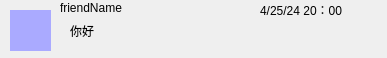
<?xml version="1.0" encoding="UTF-8"?>
<ui version="4.0">
 <class>MessageItem</class>
 <widget class="QWidget" name="MessageItem">
  <property name="geometry">
   <rect>
    <x>0</x>
    <y>0</y>
    <width>387</width>
    <height>58</height>
   </rect>
  </property>
  <property name="windowTitle">
   <string>Form</string>
  </property>
  <widget class="QLabel" name="profileText">
   <property name="geometry">
    <rect>
     <x>10</x>
     <y>10</y>
     <width>41</width>
     <height>41</height>
    </rect>
   </property>
   <property name="styleSheet">
    <string notr="true">background-color: rgb(170, 170, 255);</string>
   </property>
   <property name="text">
    <string/>
   </property>
  </widget>
  <widget class="QLabel" name="msgText">
   <property name="geometry">
    <rect>
     <x>70</x>
     <y>20</y>
     <width>321</width>
     <height>21</height>
    </rect>
   </property>
   <property name="text">
    <string>你好</string>
   </property>
  </widget>
  <widget class="QLabel" name="usernameText">
   <property name="geometry">
    <rect>
     <x>60</x>
     <y>0</y>
     <width>71</width>
     <height>16</height>
    </rect>
   </property>
   <property name="text">
    <string>friendName</string>
   </property>
  </widget>
  <widget class="QLabel" name="timeText">
   <property name="geometry">
    <rect>
     <x>260</x>
     <y>0</y>
     <width>131</width>
     <height>20</height>
    </rect>
   </property>
   <property name="text">
    <string>4/25/24 20：00</string>
   </property>
  </widget>
 </widget>
 <resources/>
 <connections/>
</ui>
